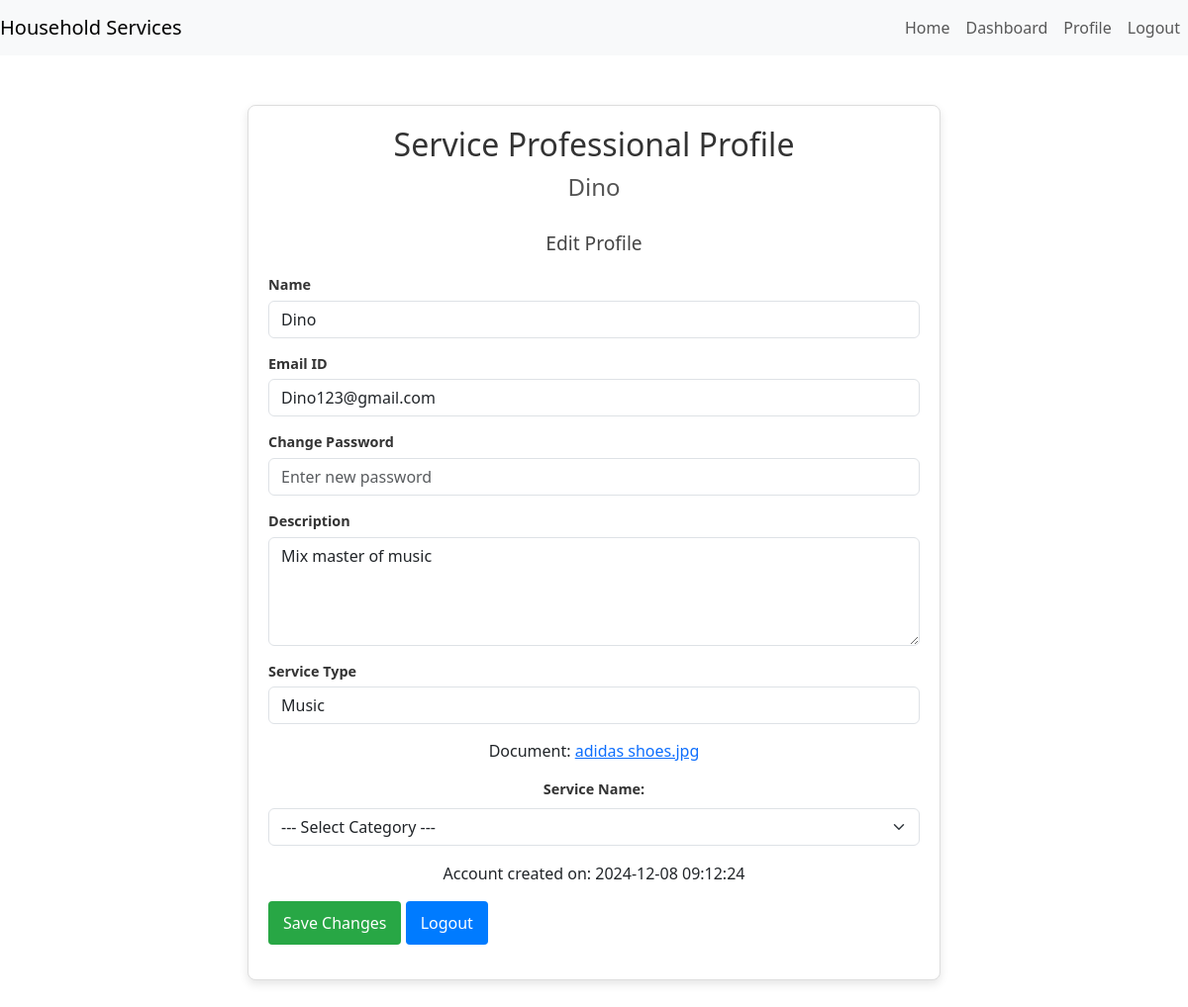
The page /sp/profile (signed in) on the database its author committed.
### models.py (models this page shows, shortened)
class Professional(db.Model):
    id = db.Column(db.Integer, primary_key=True)
    name = db.Column(db.String(84), nullable=False)
    Email_id = db.Column(db.String(32), unique=True, nullable=False)
    passhash = db.Column(db.String(128), nullable=False)
    description = db.Column(db.String(128), nullable=True)
    service_type = db.Column(db.String(128))
    address = db.Column(db.String(32))
    Pin_Code = db.Column(db.String(8))
    experience = db.Column(db.String(8))
    category_id = db.Column(db.Integer, db.ForeignKey('category.id'), nullable=False)
    status = db.Column(db.String(16), nullable=False, default='pending')
    role = db.Column(db.String(16), nullable=False, default='service_professional')
    category = db.relationship('Category', backref='professionals', lazy=True)
    date_created = db.Column(db.DateTime, nullable=False, default=datetime.utcnow)
    document = db.Column(db.String(256), nullable=True)  # New column to store document path
    def get_date_created(self):
        return self.date_created.strftime('%Y-%m-%d %H:%M:%S')

### routes.py (the view)
@app.route('/sp/profile')
@auth_required
def sp_profile():
    user_id = session.get('user_id')
    user = Professional.query.get(user_id)  # Fetch the professional user
    if not user:
        flash('Service Professional not found', 'danger')
        return redirect(url_for('home'))  # Redirect to home if the professional is not found
    categories = Category.query.all()
    return render_template('sp_profile.html', user=user, categories = categories)

### routes.py (called while the page is built)
def auth_required(fnc):
    @wraps(fnc)  # Preserve the original function's metadata
    def inner(*args, **kwargs):
        if 'user_id' in session:
            return fnc(*args, **kwargs)
        if request.endpoint == 'Login' or request.endpoint == 'Register':
            return fnc(*args, **kwargs)
        flash('Please login to continue', 'warning')
        return redirect(url_for('Login'))
    return inner

### templates/sp_profile.html (shortened to what this page needs)
{% extends 'layout.html' %}
{% block content %}
<div class="profile-container">
    <h1>Service Professional Profile</h1>
    <h2>{{ user.name }}</h2>
    <div class="edit-profile">
        <h3>Edit Profile</h3>
        <form method="post">
            <div class="form-group">
                <label for="name">Name</label>
                <input type="text" name="name" id="name" required value="{{ user.name }}" class="form-control">
            </div>
            <div class="form-group">
                <label for="email">Email ID</label>
                <input type="email" name="email" id="email" required value="{{ user.Email_id }}" class="form-control">
            </div>
            <div class="form-group">
                <label for="password">Change Password</label>
                <input type="password" name="password" id="password" placeholder="Enter new password" class="form-control">
            </div>
            <div class="form-group">
                <label for="description">Description</label>
                <textarea name="description" id="description" rows="4" placeholder="Describe your expertise" class="form-control">{{ user.description }}</textarea>
            </div>
            <div class="form-group">
                <label for="service_type">Service Type</label>
                <input type="text" name="service_type" id="service_type" required value="{{ user.service_type }}" class="form-control">
            </div>
            {% if user.document %}
    <p>Document: <a href="{{ url_for('static', filename='uploads/' + user.document) }}" target="_blank">{{ user.document }}</a></p>
{% else %}
    <p>No document uploaded.</p>
{% endif %}
            <div class="mb-3">
                <label for="category_id" class="form-label">Service Name: </label>
                <select id="category_id" name="category_id" class="form-select" required>
                    <option value="">--- Select Category ---</option>
                </select>
            </div>
            <p>Account created on: {{ user.get_date_created() }}</p>
            <div class="form-group actions">
                <button type="submit" class="btn btn-success">Save Changes</button>
                <a href="{{ url_for('Logout') }}" class="btn btn-primary">Logout</a>
            </div>
        </form>
    </div>
</div>
{% endblock %}

### templates/sp_profile.html (style rules this page uses)
.profile-container { max-width: 700px; margin: 50px auto; padding: 20px; border: 1px solid #ddd; border-radius: 8px; box-shadow: 0 4px 10px rgba(0, 0, 0, 0.1); background-color: #ffffff; text-align: center; }
h1 { font-size: 2rem; color: #333; margin-bottom: 10px; }
h2 { font-size: 1.5rem; color: #555; margin-bottom: 30px; }
h3 { font-size: 1.2rem; color: #444; margin-bottom: 20px; }
.form-group { margin-bottom: 15px; text-align: left; }
label { font-weight: bold; margin-bottom: 5px; display: block; font-size: 0.9rem; color: #333; }
input, textarea, select { padding: 10px; font-size: 1rem; border: 1px solid #ccc; border-radius: 4px; width: 100%; box-sizing: border-box; resize: vertical; }
textarea { min-height: 100px; }
.btn { padding: 10px 15px; font-size: 1rem; border-radius: 4px; cursor: pointer; transition: background-color 0.3s ease; }
.btn-success { background-color: #28a745; color: white; border: none; }
.btn-primary { background-color: #007bff; color: white; border: none; }

### rows shown on the page
Professional: name "Dino", email "Dino123@gmail.com", description "Mix master of music", service_type "Music", document "adidas shoes.jpg", get_date_created "2024-12-08 09:12:24"
